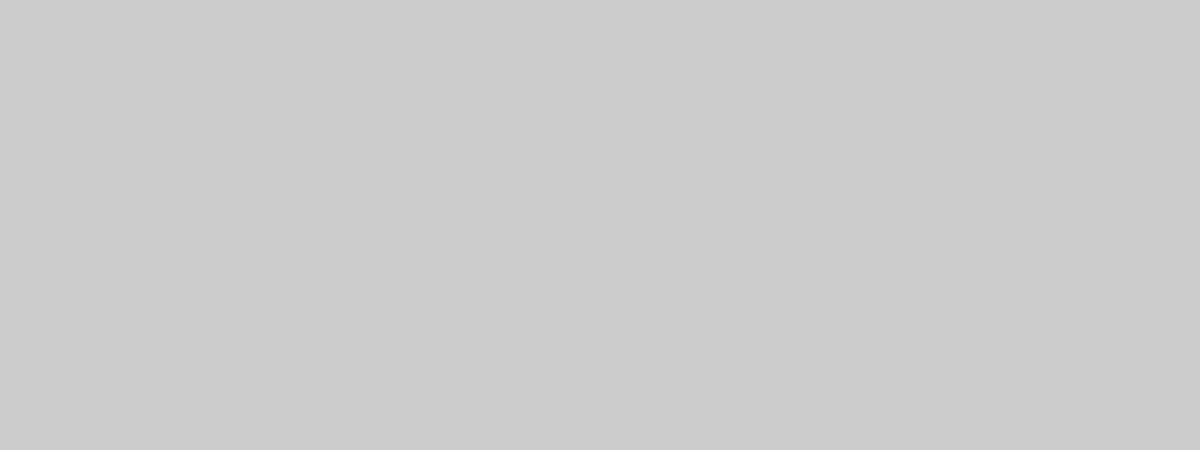
Frame 1 (no input)
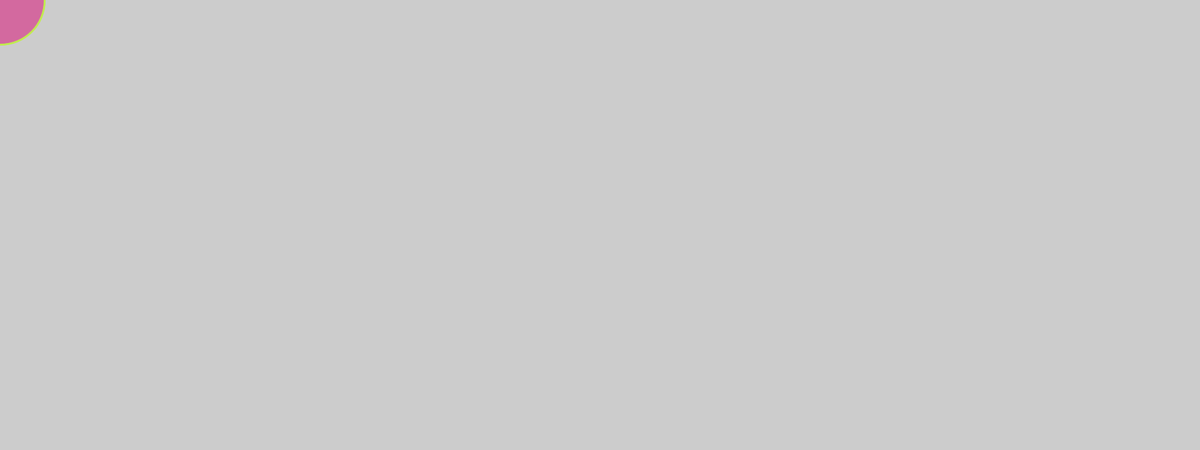
Frame 60 (the mouse pressed at the canvas centre just before this capture)
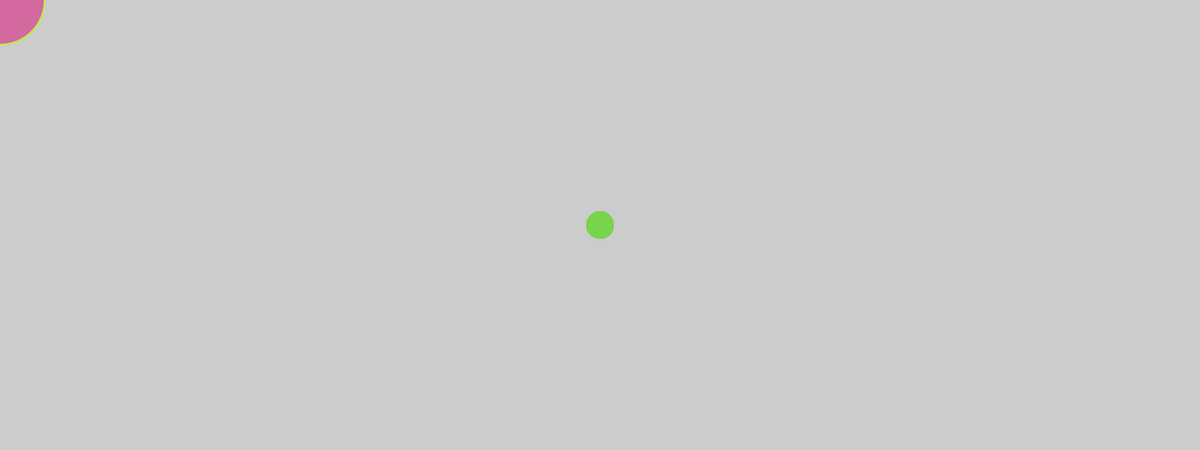
Frame 120 (the mouse held since frame 60 and released just before this capture)

The Processing sketch that drew these frames (run headless with seeded random() and noise(); from frame 60 on, the mouse is pressed at the canvas centre):

// Processing sketch: processing_135163
// ── processing_135163.pde

float a;
float b;
float c;
float d;
float change1;
float change2;

void setup() {
  size(1920, 720);
}

void draw() {
  if (mousePressed) {
    fill(a,b,c);
  } else {
    fill (color(a,b,c));
    a=random(0,255);
    b=random(0,255);
    c=random(0,255);
    d=random(15,150);
  }
  ellipse(mouseX, mouseY, change1,change2);
  stroke(color(a,b,c));
  change1 = d;
  change2 = d; 
}
